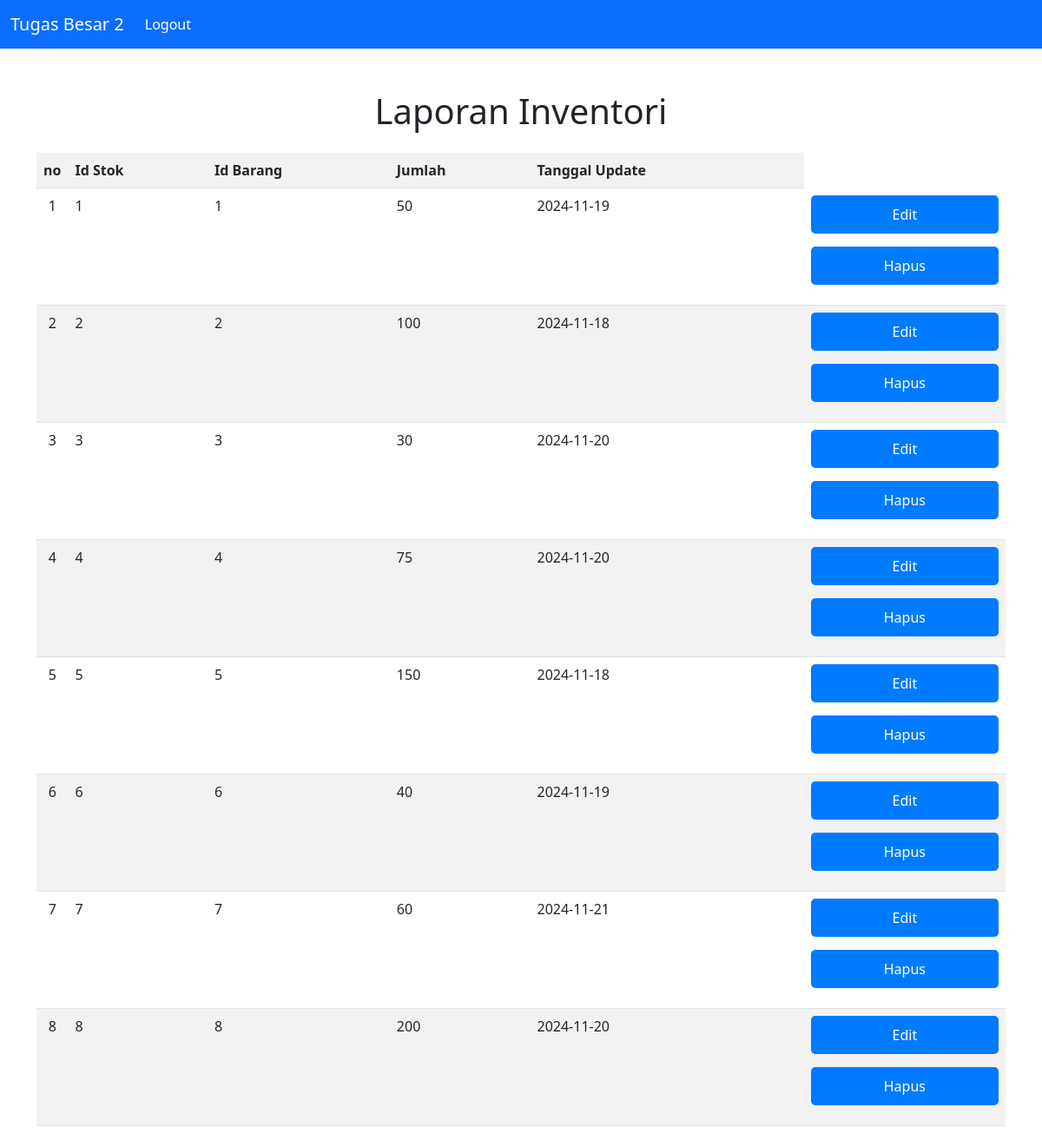
/laporan_inventori_admin.php, run on the app's committed database.
### tables this page shows
CREATE TABLE STOK (
    id INT AUTO_INCREMENT PRIMARY KEY,
    id_produk INT,
    jumlah INT NOT NULL,
    tanggal_update DATE NOT NULL,
    FOREIGN KEY (id_produk) REFERENCES PRODUK(id) ON DELETE CASCADE
);

### laporan_inventori_admin.php (the view, shortened to what this page needs)
<?php
include 'config.php';
$limit = 10;
$page = isset($_GET['page']) ? $_GET['page'] : 1;
$offset = ($page - 1) * $limit;
$order = isset($_GET['order']) ? $_GET['order'] : 'id_produk';
$sort = isset($_GET['sort']) ? $_GET['sort'] : 'asc';
$sql = "SELECT id, id_produk, jumlah, tanggal_update
FROM stok
ORDER BY $order $sort
LIMIT $limit OFFSET $offset";
$result = $conn->query($sql);
?>
<?php include 'template/header.php'; ?>
<body>
    <?php include 'template/navbar.php'; ?>
    <div class="container mt-5">
        <div class="row">
            <div class="col">
                <h1 class="mb-4" style="text-align:center;">Laporan Inventori</h1>
                <table class="table table-striped" width="100%">
                    <tr>
                        <th width="3%" style="text-align:center;">no</th>
                        <th>Id Stok</th>
                        <th>Id Barang</th>
                        <th>Jumlah</th>
                        <th>Tanggal Update</th>
                    </tr>
                    <?php
                    if ($result->num_rows > 0) {
                        $number = $offset + 1;
                        while ($row = $result->fetch_assoc()) {
                            echo "<tr>
                                    <td style='text-align:center;'>{$number}</td>
                                    <td>{$row['id']}</td>
                                    <td>{$row['id_produk']}</td>
                                    <td>{$row['jumlah']}</td>
                                    <td>{$row['tanggal_update']}</td>
                                    <td>
                                        <a class='btn btn-warning btn-sm' href='update.php?id={$row['id']}'>Edit</a>
                                        <a class='btn btn-danger btn-sm' href='delete_stok.php?id={$row['id']}'>Hapus</a>
                                    </td>
                                  </tr>";
                            $number++;
                        }
                    } else {
                        echo "<tr><td colspan='6'>No items found</td></tr>";
                    }
                    ?>
                </table>
</body>
</html>

### template/header.php (shortened to what this page needs)
<!DOCTYPE html>
<html lang="en">
<head>
    <link href="https://cdn.jsdelivr.net/npm/bootstrap@5.0.2/dist/css/bootstrap.min.css" rel="stylesheet"
>
    <link rel="stylesheet" href="style.css">
</head>

### template/navbar.php (shortened to what this page needs)
<nav class="navbar navbar-expand-lg navbar-dark bg-primary">
    <div class="container-fluid">
        <a class="navbar-brand" href="home.php">Tugas Besar 2</a>
        <div class="collapse navbar-collapse" id="navbarNavAltMarkup">
            <div class="navbar-nav ">
                <a class="nav-link active" aria-current="page" href="index.php">Logout</a>
            </div>
        </div>
    </div>
</nav>

### style.css (style rules this page uses)
.btn { display: flex; flex-direction: column; padding: 10px 20px; font-size: 16px; color: white; background-color: #007bff; border: none; border-radius: 5px; cursor: pointer; margin-bottom: 15px; }

### data on the page
stok: id "1", id_produk "1", jumlah "50", tanggal_update "2024-11-19"
stok: id "2", id_produk "2", jumlah "100", tanggal_update "2024-11-18"
stok: id "3", id_produk "3", jumlah "30", tanggal_update "2024-11-20"
stok: id "4", id_produk "4", jumlah "75", tanggal_update "2024-11-20"
stok: id "5", id_produk "5", jumlah "150", tanggal_update "2024-11-18"
stok: id "6", id_produk "6", jumlah "40", tanggal_update "2024-11-19"
stok: id "7", id_produk "7", jumlah "60", tanggal_update "2024-11-21"
stok: id "8", id_produk "8", jumlah "200", tanggal_update "2024-11-20"
